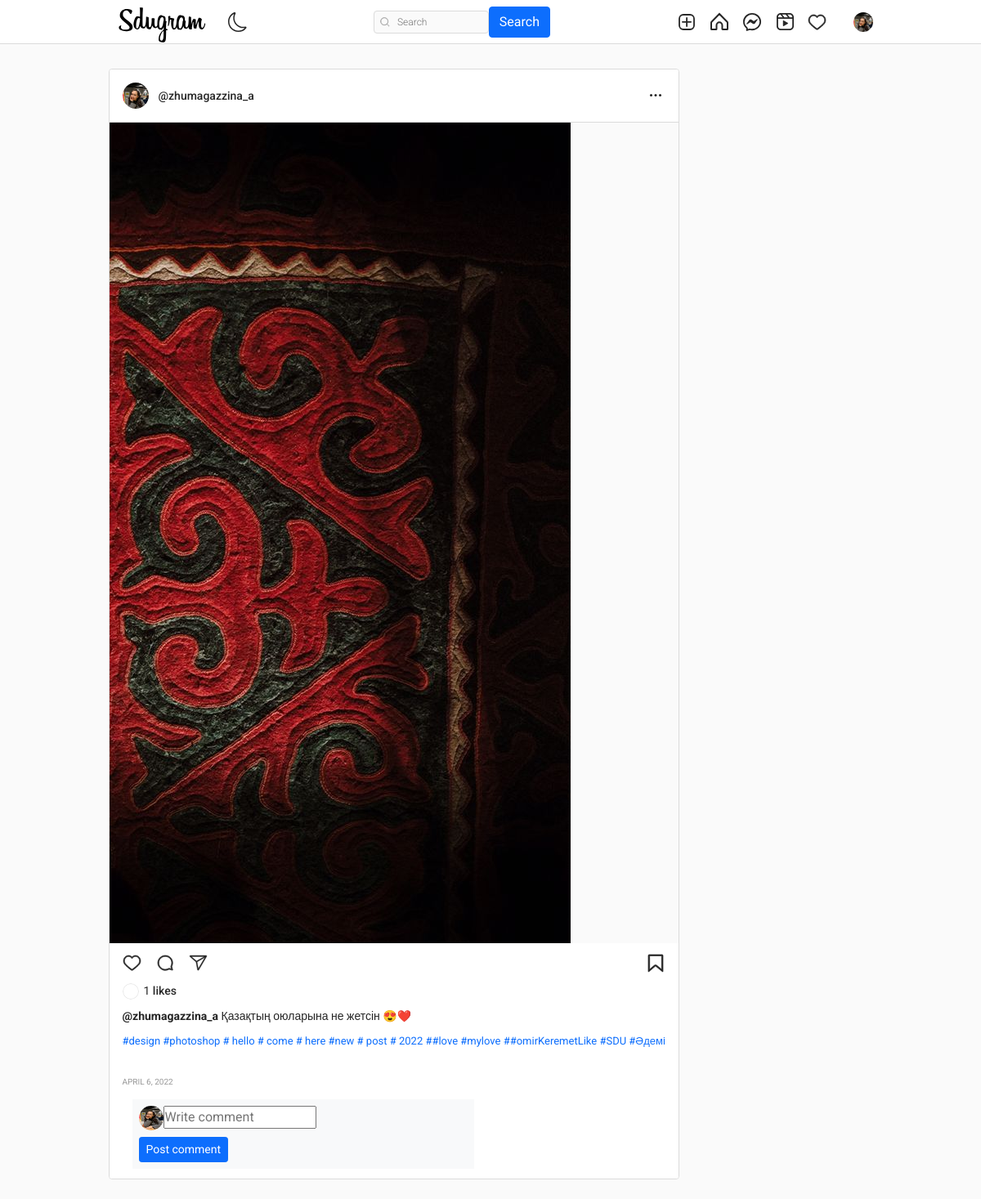
Page /3b495cd7-d8d4-4fb5-a124-ff2500c5437a (signed in) on the earlier database version.
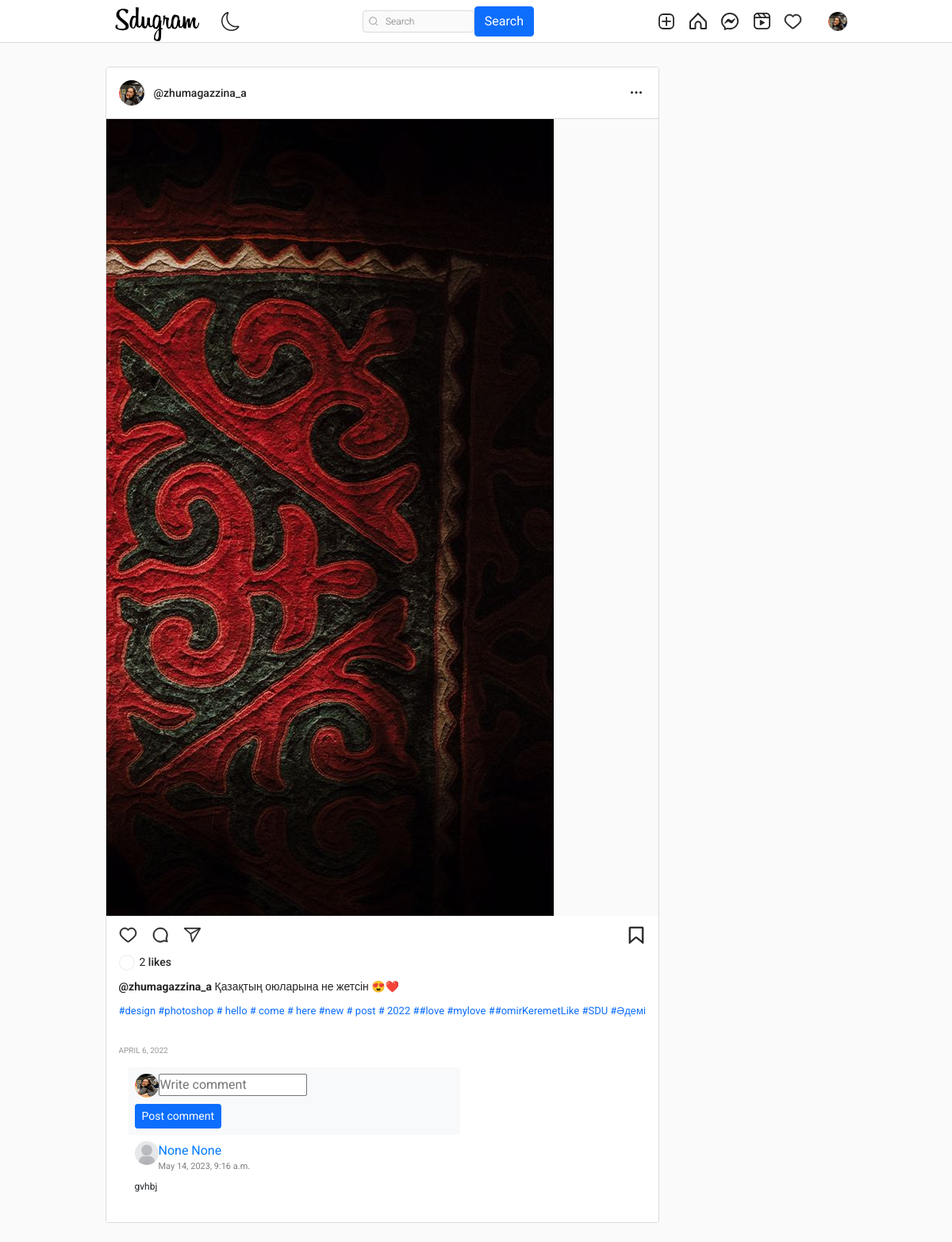
Same page on the later database version.
### post/models.py (models this page shows, shortened)
class Post(models.Model):
    id = models.UUIDField(primary_key=True, default=uuid.uuid4, editable=False)
    picture = models.ImageField(upload_to=user_directory_path, verbose_name="Picture")
    caption = models.CharField(max_length=10000, verbose_name="Caption")
    posted = models.DateField(auto_now_add=True)
    tags = models.ManyToManyField(Tag, related_name="tags")
    user = models.ForeignKey(User, on_delete=models.CASCADE)
    likes = models.IntegerField(default=0)

class Tag(models.Model):
    title = models.CharField(max_length=75, verbose_name='Tag')
    slug = models.SlugField(null=False, unique=True, default=uuid.uuid1)
    class Meta:
        verbose_name = 'Tag'
        verbose_name_plural = 'Tags'
    def get_absolute_url(self):
        return reverse('tags', args=[self.slug])
    def __str__(self):
        return self.title

### authy/models.py (models this page shows, shortened)
class Profile(models.Model):
    user = models.OneToOneField(User, related_name='profile', on_delete=models.CASCADE)
    image = models.ImageField(upload_to="profile_pciture", null=True, default="default.jpg")
    first_name = models.CharField(max_length=200, null=True, blank=True)
    last_name = models.CharField(max_length=200, null=True, blank=True)
    bio = models.CharField(max_length=200, null=True, blank=True)
    location = models.CharField(max_length=200, null=True, blank=True)
    url = models.URLField(max_length=200, null=True, blank=True)
    favourite = models.ManyToManyField(Post, blank=True)

### comment/models.py (models this page shows, shortened)
class Comment(models.Model):
    post = models.ForeignKey(Post, on_delete=models.CASCADE, related_name="comment")
    user = models.ForeignKey(User, on_delete=models.CASCADE)
    body = models.TextField()
    date = models.DateTimeField(auto_now_add=True, null=True)

### post/views.py (the view)
# urls.py: path('<uuid:post_id>', PostDetail, name='post-details'),
@login_required
def PostDetail(request, post_id):
    user = request.user
    post = get_object_or_404(Post, id=post_id)
    comments = Comment.objects.filter(post=post).order_by('-date')
    if request.method == "POST":
        form = NewCommentForm(request.POST)
        if form.is_valid():
            comment = form.save(commit=False)
            comment.post = post
            comment.user = user
            comment.save()
            return HttpResponseRedirect(reverse('post-details', args=[post.id]))
    else:
        form = NewCommentForm()
    context = {
        'post': post,
        'form': form,
        'comments': comments
    }
    return render(request, 'postdetail.html', context)

### comment/forms.py
class NewCommentForm(forms.ModelForm):
    body = forms.CharField(widget=forms.TextInput(attrs={'class': 'input', 'placeholder': 'Write comment'}), required=True)
    class Meta:
        model = Comment
        fields = ("body",)

### templates/postdetail.html (shortened to what the changed rows need)
{% extends 'base.html' %}
{% load static %}
{% load crispy_forms_tags %}
{% block content %}
<head>
</head>
    <main class="main-container">
        <section class="content-container">
            <div class="contendt">
                <div class="posts">
                    <article class="post">
                        <div class="post__header">
                            <div class="post__profile">
                                <a href="{% url 'profile' post.user %}" class="post__avatar">
                                    <img src="{{ post.user.profile.image.url }}" alt="User Picture">
                                </a>
                                <a href="{% url 'profile' post.user %}" class="post__user">@{{ post.user.username }}</a>
                            </div>
                        </div>
                        <div class="post__content">
                            <div class="post__medias">
                                <a href="{% url 'post-details' post.id %}"><img class="post__media" src="{{ post.picture.url }}" alt="Post Content" style="width:1000%; object-fit: contain;"></a>
                            </div>
                        </div>
                        <div class="post__footer">
                            <div class="post__infos">
                                <div class="post__likes">
                                    <a href="#" class="post__likes-avatar">
                                    </a>
                                    <span>{{post.likes}} <a class="post__name--underline" href="#">likes</a> <a href="#"></a></span>
                                </div>
                                <div class="post__description">
                                    <span>
                                        <a class="post__name--underline" href="#"><b>@{{post.user.username}}</b></a>
                                        {{post.caption}}
                                    </span>
                                </div>
                                <p style="font-size: 13px;">{% for tag in post.tags.all %}
                                    <a href="{{ tag.get_absolute_url }}" style="text-decoration: none;">
                                        #{{ tag }}
                                    </a>
                                    {% endfor %}
                                </p>
                                <span class="post__date-time">{{post.posted}}</span>
                                <div class="container mt-1">
                                    <div class="d-flex justify-content-right row">
                                        <div class="col-md-8 col-lg-8">
                                            <div class="d-flex flex-column comment-section">
                                                {% for comment in comments %}
                                                    <div class="bg-white p-2">
                                                        <div class="d-flex flex-row user-info"><img class="rounded-circle" src="{{comment.user.profile.image.url}}" width="30" height="30">
                                                            <a href="{% url 'profile' comment.user %}" style="text-decoration: none;">
                                                            <div class="d-flex flex-column justify-content-start ml-2"><span class="d-block font-weight-bold name">{{comment.user.profile.first_name}} {{comment.user.profile.last_name}}</span><span class="date text-black-50"> {{comment.date}}</span></div></a>
                                                        </div>
                                                        <div class="mt-2">
                                                            <p class="comment-text">{{ comment.body }}</p>
                                                        </div>
                                                    </div>
                                                {% endfor %}
                                            </div>
                                        </div>
                                    </div>
                                </div>
                            </div>
                        </div>
                    </article>
                </div>
            </div>
        </section>
    </main>
{% endblock content %}

Differences in the rows shown:
changed Post "Қазақтың оюларына не жетсін 😍❤️": likes "1" → "2"
added Comment: user.profile.image (placeholder picture), user.profile.first_name "None", user.profile.last_name "None", date "May 14, 2023, 9:16 a.m.", body "gvhbj"
